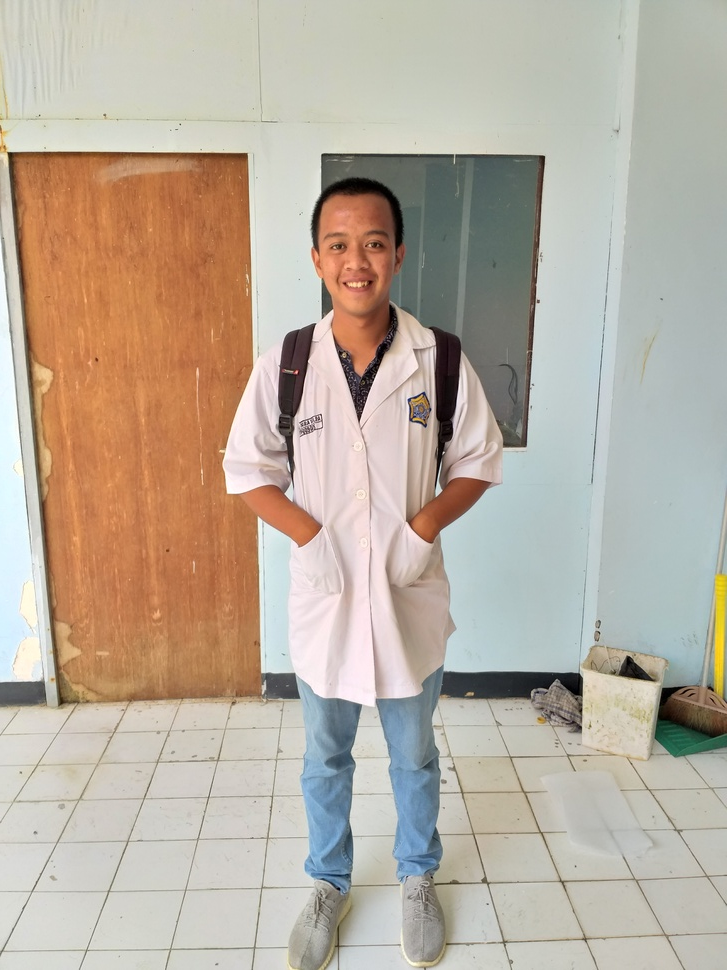
#> input picture Botak.jpg, 727 x 970 px, shrunk from 3456 x 4608 before the run
$ python -i ROZIN_UAS_CITRA.py   (imports and definitions only)
#> lines starting #> are read from the running program, lines starting #| are printed output that depends on the picture
#from scipy import ndimage
import cv2
import numpy as np
#image = cv2.imread('D:\Citra\LOGO UNIB.png')
#cv2.imshow("Original", image)

def sobel (img):
    im =  img.astype('int32')

    gx = scipy.sobel(im, 1)
    gy = scipy.sobel(im, 0)

    magnitude = np.hypot(gx, gy)
    magnitude *= 255.0 / np.max(magnitude)

    cv2.imwrite('sobel.jpg', magnitude)

def prewitt(img):
    pass

#def canny (img):
    pass
    image = cv2.imread('D:\Citra\Botak.jpg', 0)
    sobel(image)
    cv2.imshow("image", image)
    cv2.waitKey(0)
    cv2.destroyAllWindows()
    cv2.waitKey()

>>> import cv2
>>> picture = cv2.imread('Botak.jpg', cv2.IMREAD_GRAYSCALE)
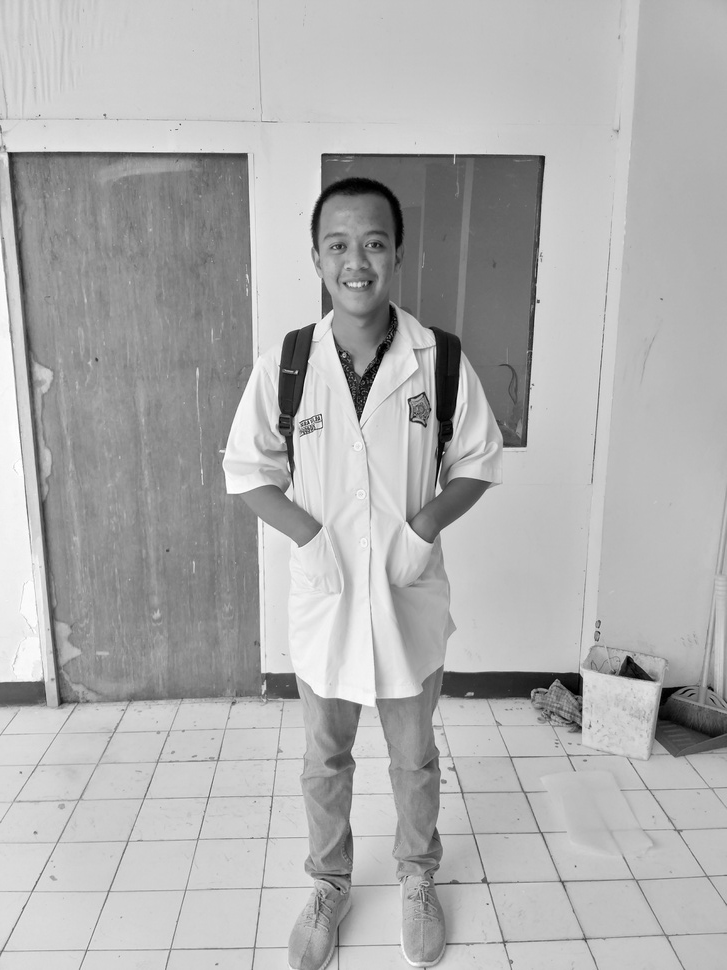
#> picture: shape (970, 727); min 0, max 255, mean 175.7
>>> result = prewitt(picture)
#> (the run stopped early here; a loop or call above may not have finished)

$ run again, on daun.jpg
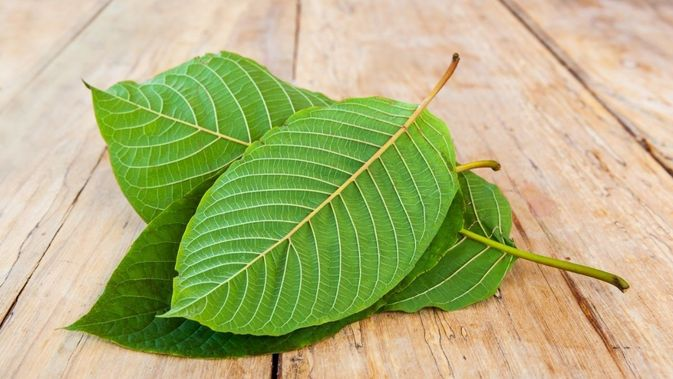
#> input picture daun.jpg, 673 x 379 px
#> `picture = cv2.imread('Botak.jpg', cv2.IMREAD_GRAYSCALE)`:
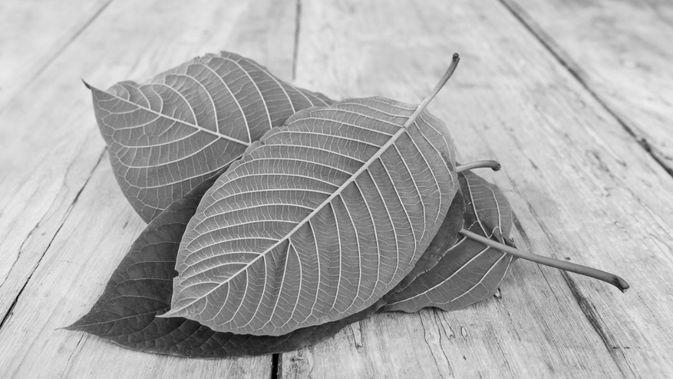
#> picture: shape (379, 673); min 0, max 242, mean 172.3
